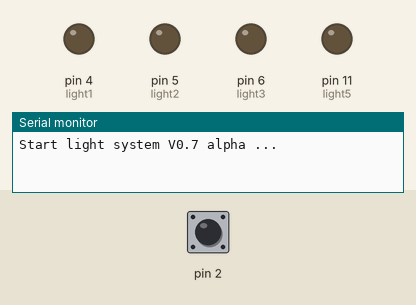
This sketch was run on a simulated Arduino Uno, built with avr-gcc and run on an emulated ATmega328P. Parts: output pins drawn as LEDs (lit = HIGH), the last lines printed to the serial monitor. Inputs (shaded band) come from the test bench; at power-on: pin 2 HIGH.

Above: at 1.2 s.
1.3 s: pin 2 pulled LOW for 0.15 s
At 1.38 s:
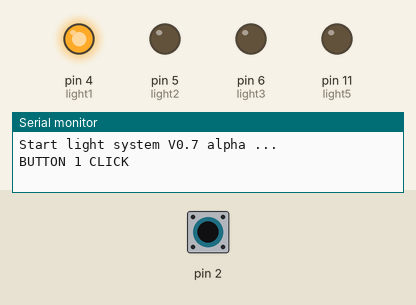
2.9 s: pin 2 pulled LOW for 3.2 s
At 6.9 s:
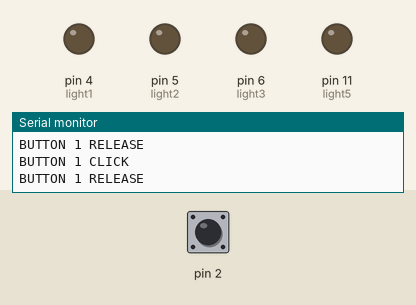
Timing chart, 0 to 8.4 s (numbered marks = the images above; inputs shaded):
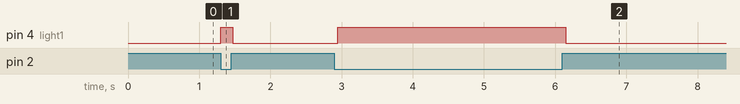

The sketch:

LIGHT_BT_kitchen.ino
```cpp
#include "sav_button.h"
SButton  lbut1(2,100,0,0,0);
int light1=4;
int light2=5;
int light3=6;
int light4=6;
int light5=11;
int lstatus1=0;
int lstatus2=0;
int lstatus3=0;
int lstatus4=0;
int lstatus5=0;
void setup() {
  // put your setup code here, to run once:
   lbut1.begin();
   pinMode(light1, OUTPUT); // Основной свет
   pinMode(light2, OUTPUT); // Остров светильник 1
   pinMode(light3, OUTPUT); // Остров светильник 2
   pinMode(light4, OUTPUT); // Остров светильник 3
   pinMode(light5, OUTPUT); // Карнизная подсветка ШИМ

   Serial.begin(115200);
   Serial.println("Start light system V0.7 alpha ...");
}

void loop() {
  // put your main code here, to run repeatedly:
switch( lbut1.Loop() ){

      case SB_RELEASE:
         Serial.println("BUTTON 1 RELEASE");
         lstatus1=0;
         break;
      case SB_CLICK:
         Serial.println("BUTTON 1 CLICK");
         lstatus1=1;
         break;
   }

switch (lstatus1)
{
 case 0:
    digitalWrite(light1,LOW);
    break;
 case 1:
    digitalWrite(light1,HIGH);
    break;

}


}
```

Measured:
- after the input at 1.3 s, pin 4 (light1): LOW → HIGH at once, → LOW 0.17 s later
- after the input at 2.9 s, pin 4 (light1): LOW → HIGH after 0.05 s, → LOW 3.2 s later
